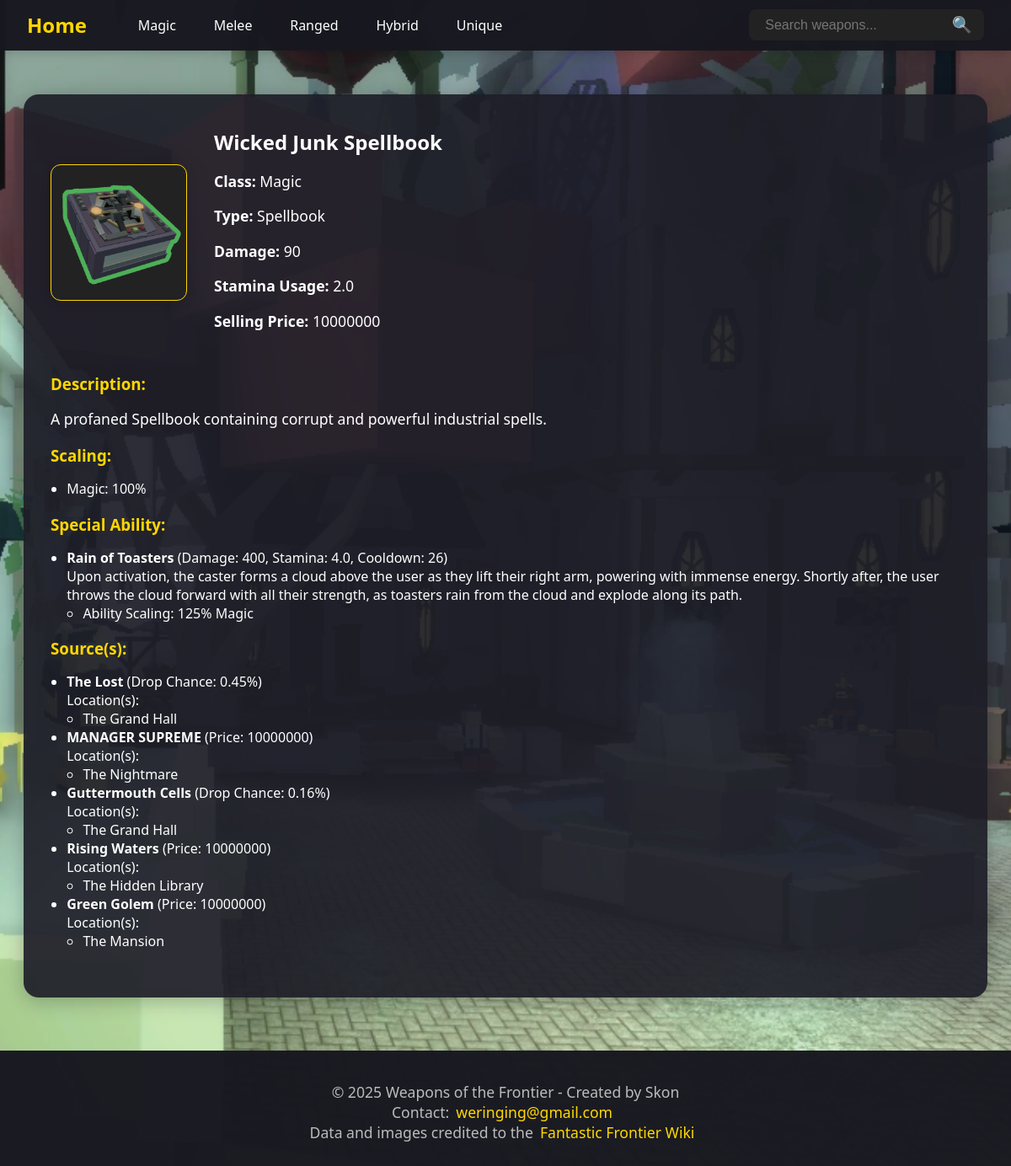
The app's page /weapon/Wicked_Junk_Spellbook with its own data.
### tables this page shows
CREATE TABLE weapons (weapon_id INTEGER PRIMARY KEY, name TEXT, class TEXT, type TEXT, damage INTEGER, stamina_usage REAL, selling_price INTEGER, description TEXT, additional_stat TEXT, image TEXT);

CREATE TABLE weapon_scaling (weapon_id INTEGER REFERENCES weapons (weapon_id), class_name TEXT, scaling INTEGER);

CREATE TABLE special_abilities (ability_id INTEGER PRIMARY KEY, weapon_id INTEGER REFERENCES weapons (weapon_id), name TEXT, damage INTEGER, stamina_usage REAL, cooldown INTEGER, description TEXT);

CREATE TABLE special_ability_scaling (weapon_id INTEGER REFERENCES weapons (weapon_id), ability_id INTEGER REFERENCES special_abilities (ability_id), class_name TEXT, scaling INTEGER);

CREATE TABLE weapon_sources (weapon_id INTEGER REFERENCES weapons (weapon_id), source_id INTEGER REFERENCES sources (source_id), price INTEGER, drop_chance REAL);

CREATE TABLE sources (source_id INTEGER PRIMARY KEY, name TEXT);

CREATE TABLE locations (location_id INTEGER PRIMARY KEY, name TEXT);

### routes.py (the view)
@app.route('/weapon/<weapon_name>')
def weapon(weapon_name):
    display_name = unquote(weapon_name).replace('_', ' ')
    db = get_db()
    db.row_factory = sqlite3.Row
    cur = db.cursor()
    cur.execute("SELECT * FROM weapons WHERE name = ?", (display_name,))
    weapon = cur.fetchone()
    if not weapon:
        abort(404)  # Triggers 404 error if weapon not found
    cur.execute(
        "SELECT class_name, scaling FROM weapon_scaling WHERE weapon_id = ?",
        (weapon['weapon_id'],)
    )
    scaling = cur.fetchall()
    cur.execute(
        "SELECT * FROM special_abilities WHERE weapon_id = ?",
        (weapon['weapon_id'],)
    )
    abilities = cur.fetchall()
    ability_scalings = {}
    for ability in abilities:
        cur.execute(
            (
                "SELECT class_name, scaling "
                "FROM special_ability_scaling "
                "WHERE ability_id = ? AND weapon_id = ?"
            ),
            (ability['ability_id'], weapon['weapon_id'])
        )
        ability_scalings[ability['ability_id']] = cur.fetchall()
    cur.execute("""
        SELECT s.source_id, s.name, ws.price, ws.drop_chance
        FROM sources s
        JOIN weapon_sources ws ON s.source_id = ws.source_id
        WHERE ws.weapon_id = ?
    """, (weapon['weapon_id'],))
    sources = cur.fetchall()
    source_locations = {}
    for source in sources:
        cur.execute("""
            SELECT l.name
            FROM locations l
            JOIN source_locations sl ON l.location_id = sl.location_id
            WHERE sl.source_id = ?
        """, (source['source_id'],))
        source_locations[source['source_id']] = [
            row['name'] for row in cur.fetchall()
        ]
    return render_template(
        'weapon.html',
        weapon_name=display_name,
        weapon=weapon,
        scaling=scaling,
        abilities=abilities,
        ability_scalings=ability_scalings,
        sources=sources,
        source_locations=source_locations
    )

### routes.py (called while the page is built)
def get_db():
    db = getattr(g, '_database', None)
    if db is None:
        db = g._database = sqlite3.connect(DATABASE)
    return db

@app.teardown_appcontext
def close_connection(exception):
    db = getattr(g, '_database', None)
    if db is not None:
        db.close()

### templates/weapon.html (shortened to what this page needs)
{% extends "layout.html" %}
{% block content %}
  <div class="container">
    {% if weapon %}
      <div class="weapon-detail-card">
        <div class="weapon-detail-header">
          <img src="{{ url_for('static', filename='images/' ~ weapon['class']|lower ~ '/' ~ weapon['image']) }}" alt="{{ weapon['name'] }}" class="weapon-image">
          <div class="weapon-detail-info">
            <h2>{{ weapon['name'] }}</h2>
            <p><strong>Class:</strong> {{ weapon['class'] }}</p>
            <p><strong>Type:</strong> {{ weapon['type'] }}</p>
            <p><strong>Damage:</strong> {{ weapon['damage'] }}</p>
            <p><strong>Stamina Usage:</strong> {{ weapon['stamina_usage'] }}</p>
            <p><strong>Selling Price:</strong> {{ weapon['selling_price'] }}</p>
          </div>
        </div>
        <div class="weapon-section">
          <h3>Description:</h3>
          <p>{{ weapon['description'] }}</p>
        </div>
        {% if scaling %}
          <div class="weapon-section">
            <h3>Scaling:</h3>
            <ul>
              {% for s in scaling %}
                <li>{{ s['class_name'] }}: {{ s['scaling'] }}%</li>
              {% endfor %}
            </ul>
          </div>
        {% endif %}
        {% if abilities %}
          <div class="weapon-section">
            <h3>Special Ability:</h3>
            <ul>
              {% for ab in abilities %}
                <li>
                  <strong>{{ ab['name'] }}</strong> (Damage: {{ ab['damage'] }}, Stamina: {{ ab['stamina_usage'] }}, Cooldown: {{ ab['cooldown'] }})<br>
                  {{ ab['description'] }}
                  {% if ability_scalings[ab['ability_id']] %}
                    <ul>
                      {% for sc in ability_scalings[ab['ability_id']] %}
                        <li>Ability Scaling: {{ sc['scaling'] }}%  {{ sc['class_name'] }}</li>
                      {% endfor %}
                    </ul>
                  {% endif %}
                </li>
              {% endfor %}
            </ul>
          </div>
        {% endif %}
        {% if sources %}
          <div class="weapon-section">
            <h3>Source(s):</h3>
            <ul>
              {% for src in sources %}
                <li>
                  <strong>{{ src['name'] }}</strong>
                  {% if src['price'] %} (Price: {{ src['price'] }}){% endif %}
                  {% if src['drop_chance'] %} (Drop Chance: {{ src['drop_chance'] }}%) {% endif %}
                  {% if source_locations[src['source_id']] %}
                    <br>Location(s):
                    <ul>
                      {% for loc in source_locations[src['source_id']] %}
                        <li>{{ loc }}</li>
                      {% endfor %}
                    </ul>
                  {% endif %}
                </li>
              {% endfor %}
            </ul>
          </div>
        {% endif %}
      </div>
    {% else %}
      <p>Weapon data not found.</p>
    {% endif %}
  </div>
{% endblock %}

### static/css/style.css (style rules this page uses)
p { font-size: 1.1rem; }
body { margin: 0; font-family: 'Segoe UI', sans-serif; background-image: url("../images/background.jpg"); background-size: cover; background-position: center; background-repeat: no-repeat; color: #fff; display: flex; justify-content: center; align-items: center; min-height: 100vh; backdrop-filter: brightness(0.9); }
.container { text-align: center; width: 100%; max-width: 100%; margin: 0; padding: 0; }
.weapon-image { border-radius: 8px; box-shadow: 0 2px 8px rgba(0,0,0,0.1); margin-bottom: 10px; background: #222; border: 1px solid #ffd700; width: 100px; height: 100px; object-fit: contain; }
.weapon-detail-card { background: rgba(30, 30, 40, 0.92); border-radius: 18px; box-shadow: 0 4px 24px rgba(0,0,0,0.25); padding: 2.5rem 2rem; max-width: 1100px; margin: 2rem auto 5rem auto; color: #fff; width: 90vw; min-width: 320px; }
.weapon-detail-header { display: flex; align-items: center; gap: 2rem; margin-bottom: 2rem; flex-wrap: wrap; }
.weapon-detail-header img { border-radius: 12px; box-shadow: 0 2px 12px rgba(0,0,0,0.18); width: 160px; height: 160px; object-fit: contain; background: #222; }
.weapon-detail-info { flex: 1; text-align: left; }
.weapon-detail-info h2 { margin: 0 0 0.5rem 0; }
.weapon-section { margin-bottom: 1rem; text-align: left; }
.weapon-section h3 { margin-bottom: 1rem; color: #ffd700; }
.weapon-section ul { margin: 0 0 0 1.2rem; padding: 0; }

### records on screen
weapons: class+image (picture), name "Wicked Junk Spellbook", class "Magic", type "Spellbook", damage "90", stamina_usage "2.0", selling_price "10000000", description "A profaned Spellbook containing corrupt and powerful industrial spells."
weapon_scaling: class_name "Magic", scaling "100"
special_abilities: name "Rain of Toasters", damage "400", stamina_usage "4.0", cooldown "26", description "Upon activation, the caster forms a cloud above the user as they lift their right arm, powering with immense energy. Shortly after, the user throws the cloud forward with all their strength, as toasters rain from the cloud and explode along its path."
special_ability_scaling: scaling "125", class_name "Magic"
weapon_sources: name "The Lost", drop_chance "0.45"
locations: name "The Grand Hall"
weapon_sources: name "MANAGER SUPREME", price "10000000"
locations: name "The Nightmare"
weapon_sources: name "Guttermouth Cells", drop_chance "0.16"
weapon_sources: name "Rising Waters", price "10000000"
locations: name "The Hidden Library"
weapon_sources: name "Green Golem", price "10000000"
locations: name "The Mansion"
